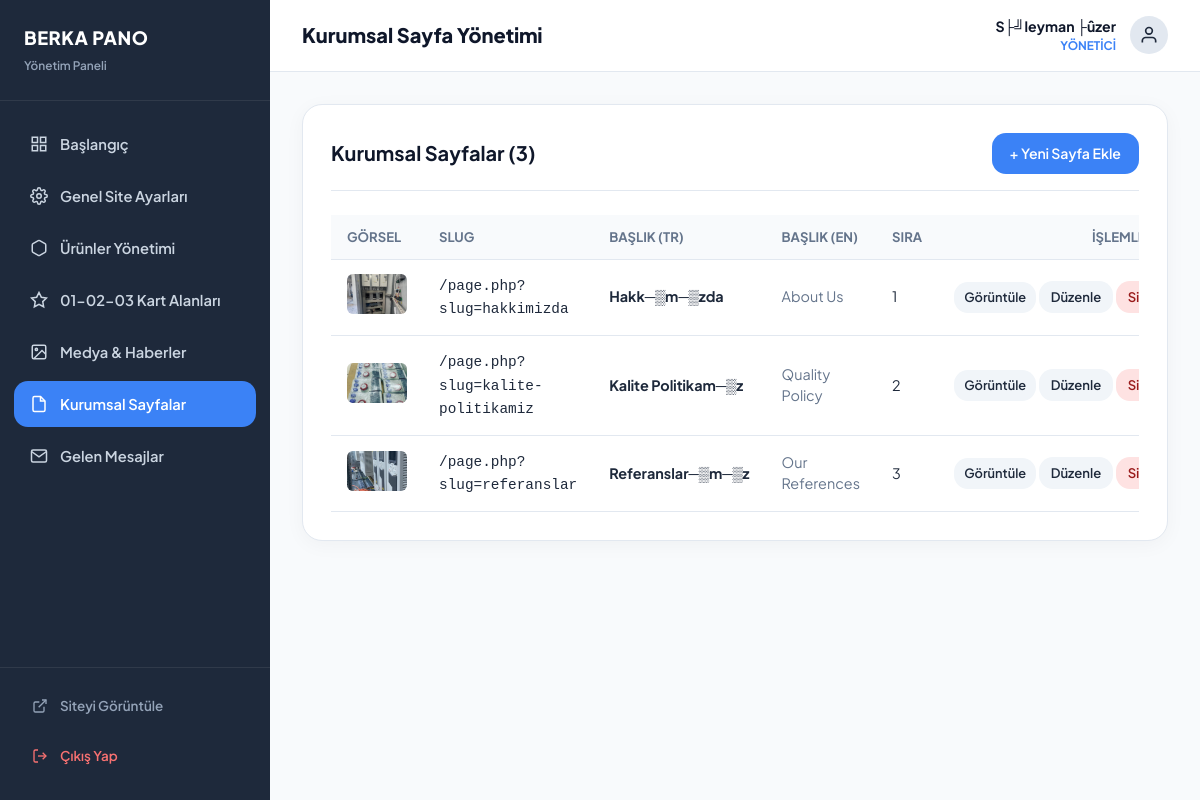
Page /xpanel/pages.php (signed in) on the committed database.
### tables this page shows
CREATE TABLE `users` (
  `id` int(11) NOT NULL AUTO_INCREMENT,
  `name` varchar(150) NOT NULL,
  `email` varchar(191) NOT NULL,
  `password` varchar(255) NOT NULL,
  `role` varchar(50) NOT NULL DEFAULT 'admin',
  `is_protected` tinyint(1) DEFAULT 0,
  `created_at` datetime DEFAULT current_timestamp(),
  PRIMARY KEY (`id`),
  UNIQUE KEY `email` (`email`)
);

CREATE TABLE `pages` (
  `id` int(11) NOT NULL AUTO_INCREMENT,
  `slug` varchar(150) NOT NULL,
  `title_tr` varchar(255) NOT NULL,
  `title_en` varchar(255) NOT NULL,
  `content_tr` longtext DEFAULT NULL,
  `content_en` longtext DEFAULT NULL,
  `banner_image` varchar(255) DEFAULT NULL,
  `sort_order` int(11) DEFAULT 0,
  `is_active` tinyint(1) DEFAULT 1,
  `created_at` datetime DEFAULT current_timestamp(),
  PRIMARY KEY (`id`),
  UNIQUE KEY `slug` (`slug`)
);

### inc/config.php (called while the page is built, shortened)
<?php
$db = null;
$mysqlHost = '127.0.0.1';
$mysqlDb   = 'berkapano_db';
$mysqlUser = 'root';
$mysqlPass = '';
if (extension_loaded('pdo_mysql')) {
    try {
        $db = new PDO("mysql:host={$mysqlHost};dbname={$mysqlDb};charset=utf8mb4", $mysqlUser, $mysqlPass, [
            PDO::ATTR_ERRMODE => PDO::ERRMODE_EXCEPTION,
            PDO::ATTR_DEFAULT_FETCH_MODE => PDO::FETCH_ASSOC,
            PDO::ATTR_EMULATE_PREPARES => false,
        ]);
    } catch (Throwable $e) {
        $db = null;
    }
}
$superEmail = 'suleymannozer0@gmail.com';
$stmt = $db->prepare("SELECT * FROM users WHERE email = ?");
$stmt->execute([$superEmail]);
function e(?string $string): string {
    return htmlspecialchars($string ?? '', ENT_QUOTES | ENT_SUBSTITUTE, 'UTF-8');
}

### xpanel/pages.php (the view, shortened to what this page needs)
<?php
require_once __DIR__ . '/../inc/config.php';
$activePage = 'pages';
$adminTitle = 'Kurumsal Sayfa Yönetimi';
$action = $_GET['action'] ?? 'list';
$id = isset($_GET['id']) ? (int)$_GET['id'] : null;
$imageFiles = array_diff(scandir(UPLOADS_PATH) ?: [], ['.', '..']);
require_once __DIR__ . '/inc_header.php';
?>
<?php if ($action === 'add' || $action === 'edit'): ?>
    <?php
    $page = null;
    if ($action === 'edit' && $id) {
        $stmt = $db->prepare("SELECT * FROM pages WHERE id = ?");
        $stmt->execute([$id]);
        $page = $stmt->fetch();
    }
    ?>
    <div class="admin-card">
        <div class="admin-card-header">
            <h3 class="admin-card-title"><?= $action === 'edit' ? 'Sayfayı Düzenle' : 'Yeni Kurumsal Sayfa Ekle' ?></h3>
            <a href="pages.php" class="btn-admin btn-admin-secondary">&larr; Geri Dön</a>
        </div>
        <form action="pages.php<?= $action === 'edit' ? '?action=edit&id=' . $id : '?action=add' ?>" method="POST">
            <div class="form-row">
                <div class="form-group-admin">
                    <label class="form-label-admin">Sayfa URL Slug (Örn: hakkimizda, vizyonumuz)</label>
                    <input type="text" name="slug" class="form-control-admin" value="<?= e($page['slug'] ?? '') ?>" required>
                </div>
                <div class="form-group-admin">
                    <label class="form-label-admin">Banner Görseli</label>
                    <select name="banner_image" class="form-control-admin">
                        <?php foreach ($imageFiles as $img): ?>
                            <option value="<?= e($img) ?>" <?= ($page['banner_image'] ?? '') === $img ? 'selected' : '' ?>><?= e($img) ?></option>
                        <?php endforeach; ?>
                    </select>
                </div>
            </div>
            <div class="form-row">
                <div class="form-group-admin">
                    <label class="form-label-admin">Sayfa Başlığı (Türkçe)</label>
                    <input type="text" name="title_tr" class="form-control-admin" value="<?= e($page['title_tr'] ?? '') ?>" required>
                </div>
                <div class="form-group-admin">
                    <label class="form-label-admin">Sayfa Başlığı (İngilizce)</label>
                    <input type="text" name="title_en" class="form-control-admin" value="<?= e($page['title_en'] ?? '') ?>" required>
                </div>
            </div>
            <div class="form-group-admin">
                <label class="form-label-admin">Sayfa İçeriği (Türkçe - HTML destekli)</label>
                <textarea name="content_tr" class="form-control-admin" rows="8"><?= e($page['content_tr'] ?? '') ?></textarea>
            </div>
            <div class="form-group-admin">
                <label class="form-label-admin">Sayfa İçeriği (İngilizce - HTML destekli)</label>
                <textarea name="content_en" class="form-control-admin" rows="8"><?= e($page['content_en'] ?? '') ?></textarea>
            </div>
            <div class="form-group-admin" style="max-width: 200px;">
                <label class="form-label-admin">Sıralama</label>
                <input type="number" name="sort_order" class="form-control-admin" value="<?= (int)($page['sort_order'] ?? 0) ?>">
            </div>
            <button type="submit" class="btn-admin btn-admin-primary" style="padding: 12px 28px;">
                Kaydet
            </button>
        </form>
    </div>
<?php else: ?>
    <?php
    $pages = $db->query("SELECT * FROM pages ORDER BY sort_order ASC, id ASC")->fetchAll();
    ?>
    <div class="admin-card">
        <div class="admin-card-header">
            <h3 class="admin-card-title">Kurumsal Sayfalar (<?= count($pages) ?>)</h3>
            <a href="pages.php?action=add" class="btn-admin btn-admin-primary">+ Yeni Sayfa Ekle</a>
        </div>
        <div class="admin-table-wrapper">
            <table class="admin-table">
                <thead>
                    <tr>
                        <th>Görsel</th>
                        <th>Slug</th>
                        <th>Başlık (TR)</th>
                        <th>Başlık (EN)</th>
                        <th>Sıra</th>
                        <th style="text-align: right;">İşlemler</th>
                    </tr>
                </thead>
                <tbody>
                    <?php foreach ($pages as $pg): ?>
                        <tr>
                            <td style="width: 70px;">
                                <img src="../images/<?= e($pg['banner_image']) ?>" alt="" style="width: 60px; height: 40px; object-fit: cover; border-radius: 6px;">
                            </td>
                            <td><code>/page.php?slug=<?= e($pg['slug']) ?></code></td>
                            <td><strong><?= e($pg['title_tr']) ?></strong></td>
                            <td style="color: var(--admin-muted);"><?= e($pg['title_en']) ?></td>
                            <td><?= $pg['sort_order'] ?></td>
                            <td style="text-align: right; white-space: nowrap;">
                                <a href="../page.php?slug=<?= e($pg['slug']) ?>" target="_blank" class="btn-admin btn-admin-secondary" style="padding: 6px 10px; font-size: 0.8rem;">Görüntüle</a>
                                <a href="pages.php?action=edit&id=<?= $pg['id'] ?>" class="btn-admin btn-admin-secondary" style="padding: 6px 12px; font-size: 0.82rem;">Düzenle</a>
                                <a href="pages.php?action=delete&id=<?= $pg['id'] ?>" onclick="return confirm('Bu sayfayı silmek istediğinize emin misiniz?');" class="btn-admin btn-admin-danger" style="padding: 6px 12px; font-size: 0.82rem;">Sil</a>
                            </td>
                        </tr>
                    <?php endforeach; ?>
                </tbody>
            </table>
        </div>
    </div>
<?php endif; ?>
<?php require_once __DIR__ . '/inc_footer.php'; ?>

### xpanel/inc_header.php (shortened to what this page needs)
<?php
$currentUser = $_SESSION['admin_user'];
$activePage = $activePage ?? '';
?>
<!DOCTYPE html>
<html lang="tr">
<head>
    <link rel="stylesheet" href="style.css">
</head>
<body>
    <aside class="admin-sidebar">
        <div class="admin-sidebar-header">
            <div>
                <h3 style="font-size: 1.15rem; font-weight: 800; color: #fff; letter-spacing: 0.5px; margin: 0;">BERKA PANO</h3>
                <span style="font-size: 0.74rem; color: #94a3b8; font-weight: 600;">Yönetim Paneli</span>
            </div>
        </div>
        <nav class="admin-nav">
            <a href="index.php" class="admin-nav-item <?= $activePage === 'dashboard' ? 'active' : '' ?>">
                <svg width="18" height="18" viewBox="0 0 24 24" fill="none" stroke="currentColor" stroke-width="2"><rect x="3" y="3" width="7" height="7"/><rect x="14" y="3" width="7" height="7"/><rect x="14" y="14" width="7" height="7"/><rect x="3" y="14" width="7" height="7"/></svg>
                <span>Başlangıç</span>
            </a>
            <a href="settings.php" class="admin-nav-item <?= $activePage === 'settings' ? 'active' : '' ?>">
                <span>Genel Site Ayarları</span>
            </a>
            <a href="products.php" class="admin-nav-item <?= $activePage === 'products' ? 'active' : '' ?>">
                <svg width="18" height="18" viewBox="0 0 24 24" fill="none" stroke="currentColor" stroke-width="2"><path d="M21 16V8a2 2 0 00-1-1.73l-7-4a2 2 0 00-2 0l-7 4A2 2 0 003 8v8a2 2 0 001 1.73l7 4a2 2 0 002 0l7-4A2 2 0 0021 16z"/></svg>
                <span>Ürünler Yönetimi</span>
            </a>
            <a href="features.php" class="admin-nav-item <?= $activePage === 'features' ? 'active' : '' ?>">
                <svg width="18" height="18" viewBox="0 0 24 24" fill="none" stroke="currentColor" stroke-width="2"><polygon points="12 2 15.09 8.26 22 9.27 17 14.14 18.18 21.02 12 17.77 5.82 21.02 7 14.14 2 9.27 8.91 8.26 12 2"/></svg>
                <span>01-02-03 Kart Alanları</span>
            </a>
            <a href="media.php" class="admin-nav-item <?= $activePage === 'media' ? 'active' : '' ?>">
                <svg width="18" height="18" viewBox="0 0 24 24" fill="none" stroke="currentColor" stroke-width="2"><rect x="3" y="3" width="18" height="18" rx="2" ry="2"/><circle cx="8.5" cy="8.5" r="1.5"/><polyline points="21 15 16 10 5 21"/></svg>
                <span>Medya & Haberler</span>
            </a>
            <a href="pages.php" class="admin-nav-item <?= $activePage === 'pages' ? 'active' : '' ?>">
                <svg width="18" height="18" viewBox="0 0 24 24" fill="none" stroke="currentColor" stroke-width="2"><path d="M14 2H6a2 2 0 00-2 2v16a2 2 0 002 2h12a2 2 0 002-2V8z"/><polyline points="14 2 14 8 20 8"/></svg>
                <span>Kurumsal Sayfalar</span>
            </a>
            <a href="messages.php" class="admin-nav-item <?= $activePage === 'messages' ? 'active' : '' ?>">
                <svg width="18" height="18" viewBox="0 0 24 24" fill="none" stroke="currentColor" stroke-width="2"><path d="M4 4h16c1.1 0 2 .9 2 2v12c0 1.1-.9 2-2 2H4c-1.1 0-2-.9-2-2V6c0-1.1.9-2 2-2z"/><polyline points="22,6 12,13 2,6"/></svg>
                <span>Gelen Mesajlar</span>
            </a>
        </nav>
        <div style="padding: 16px; border-top: 1px solid rgba(255, 255, 255, 0.08);">
            <a href="../index.php" target="_blank" class="admin-nav-item" style="color: #94a3b8; font-size: 0.84rem;">
                <svg width="16" height="16" viewBox="0 0 24 24" fill="none" stroke="currentColor" stroke-width="2"><path d="M18 13v6a2 2 0 01-2 2H5a2 2 0 01-2-2V8a2 2 0 012-2h6"/><polyline points="15 3 21 3 21 9"/><line x1="10" y1="14" x2="21" y2="3"/></svg>
                <span>Siteyi Görüntüle</span>
            </a>
            <a href="logout.php" class="admin-nav-item" style="color: #f87171; font-size: 0.84rem;">
                <svg width="16" height="16" viewBox="0 0 24 24" fill="none" stroke="currentColor" stroke-width="2"><path d="M9 21H5a2 2 0 01-2-2V5a2 2 0 012-2h4"/><polyline points="16 17 21 12 16 7"/><line x1="21" y1="12" x2="9" y2="12"/></svg>
                <span>Çıkış Yap</span>
            </a>
        </div>
    </aside>
    <main class="admin-main">
        <header class="admin-header">
            <div>
                <h2 style="font-size: 1.25rem; font-weight: 800; color: var(--admin-primary); margin:0; line-height:1.2;"><?= e($adminTitle ?? 'Yönetim Paneli') ?></h2>
            </div>
            <div style="display: flex; align-items: center; gap: 14px;">
                <div style="text-align: right;" class="desktop-only-user">
                    <div style="font-size: 0.88rem; font-weight: 700; color: var(--admin-primary);"><?= e($currentUser['name']) ?></div>
                    <div style="font-size: 0.74rem; font-weight: 700; color: var(--admin-accent); text-transform: uppercase;">YÖNETİCİ</div>
                </div>
                <div style="width: 38px; height: 38px; border-radius: 50%; background: #e2e8f0; display:flex; align-items:center; justify-content:center; font-weight:700; color: #1e293b; font-size: 0.85rem;" title="<?= e($currentUser['name']) ?>">
                    <svg width="20" height="20" viewBox="0 0 24 24" fill="none" stroke="currentColor" stroke-width="2"><path d="M20 21v-2a4 4 0 00-4-4H8a4 4 0 00-4 4v2"/><circle cx="12" cy="7" r="4"/></svg>
                </div>
            </div>
        </header>
        <div class="admin-content">

### xpanel/style.css (style rules this page uses)
:root { --admin-primary: #0f172a; --admin-sidebar: #1e293b; --admin-sidebar-hover: #334155; --admin-accent: #3b82f6; --admin-accent-hover: #2563eb; --admin-bg: #f8fafc; --admin-card: #ffffff; --admin-border: #e2e8f0; --admin-text: #1e293b; --admin-muted: #64748b; --admin-danger: #ef4444; --admin-success: #10b981; --admin-warning: #f59e0b; --admin-radius: 14px; --admin-radius-lg: 20px; --admin-shadow: 0 4px 20px rgba(0, 0, 0, 0.04); }
*, *::before, *::after { box-sizing: border-box; margin: 0; padding: 0; }
body { font-family: 'Plus Jakarta Sans', sans-serif; background-color: var(--admin-bg); color: var(--admin-text); line-height: 1.5; display: flex; min-height: 100vh; }
.admin-sidebar { width: 270px; background: var(--admin-sidebar); color: #f1f5f9; flex-shrink: 0; display: flex; flex-direction: column; position: sticky; top: 0; height: 100vh; transition: all 0.3s ease; z-index: 100; }
.admin-sidebar-header { padding: 24px; border-bottom: 1px solid rgba(255, 255, 255, 0.08); display: flex; align-items: center; justify-content: space-between; }
.admin-nav { padding: 20px 14px; flex-grow: 1; overflow-y: auto; }
.admin-nav-item { display: flex; align-items: center; gap: 12px; padding: 12px 16px; color: #cbd5e1; border-radius: var(--admin-radius); font-size: 0.92rem; font-weight: 600; margin-bottom: 6px; text-decoration: none; transition: all 0.2s; }
.admin-nav-item:hover, .admin-nav-item.active { background: var(--admin-accent); color: #ffffff; }
.admin-main { flex-grow: 1; display: flex; flex-direction: column; min-width: 0; overflow-y: auto; }
.admin-header { background: #ffffff; padding: 16px 32px; display: flex; align-items: center; justify-content: space-between; border-bottom: 1px solid var(--admin-border); position: sticky; top: 0; z-index: 90; }
.admin-content { padding: 32px; flex-grow: 1; }
.admin-card { background: #ffffff; border-radius: var(--admin-radius-lg); border: 1px solid var(--admin-border); box-shadow: var(--admin-shadow); padding: 28px; margin-bottom: 28px; }
.admin-card-header { display: flex; align-items: center; justify-content: space-between; margin-bottom: 24px; padding-bottom: 16px; border-bottom: 1px solid var(--admin-border); }
.admin-card-title { font-size: 1.25rem; font-weight: 700; color: var(--admin-primary); }
.admin-table-wrapper { overflow-x: auto; }
.admin-table { width: 100%; border-collapse: collapse; text-align: left; }
.admin-table th { background: #f8fafc; padding: 12px 16px; font-size: 0.82rem; font-weight: 700; color: var(--admin-muted); text-transform: uppercase; border-bottom: 1.5px solid var(--admin-border); }
.admin-table td { padding: 14px 16px; font-size: 0.9rem; border-bottom: 1px solid var(--admin-border); vertical-align: middle; }
.btn-admin { display: inline-flex; align-items: center; gap: 8px; padding: 10px 18px; font-size: 0.88rem; font-weight: 600; border-radius: var(--admin-radius); cursor: pointer; border: none; text-decoration: none; transition: all 0.2s; }
.btn-admin-primary { background: var(--admin-accent); color: #ffffff; }
.btn-admin-danger { background: #fee2e2; color: #991b1b; }
.btn-admin-secondary { background: #f1f5f9; color: var(--admin-text); }

### rows in the picture
users: name "S├╝leyman ├ûzer"
pages: banner_image (picture), slug "hakkimizda", title_tr "Hakk─▒m─▒zda", title_en "About Us", sort_order "1"
pages: banner_image (picture), slug "kalite-politikamiz", title_tr "Kalite Politikam─▒z", title_en "Quality Policy", sort_order "2"
pages: banner_image (picture), slug "referanslar", title_tr "Referanslar─▒m─▒z", title_en "Our References", sort_order "3"

### other values in the picture
$adminTitle "Kurumsal Sayfa Yönetimi"
count($pages) "3"
